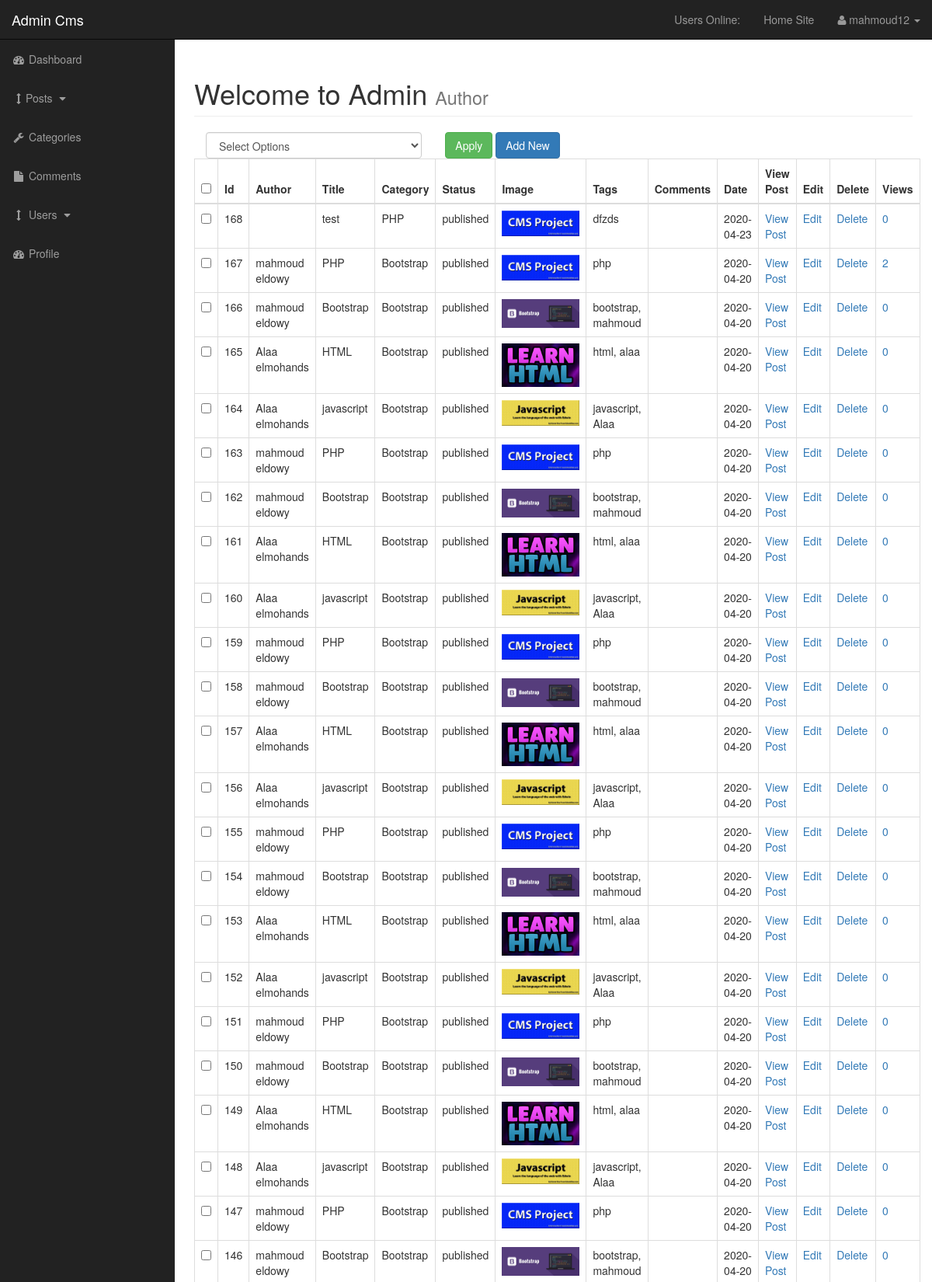
/admin/posts.php (signed in, upper part), run on the app's committed database.
### tables this page shows
CREATE TABLE `posts` (
  `post_id` int(3) NOT NULL,
  `post_category_id` int(3) NOT NULL,
  `post_title` varchar(255) NOT NULL,
  `post_author` varchar(255) NOT NULL,
  `post_user` varchar(255) NOT NULL,
  `post_date` date NOT NULL,
  `post_image` text NOT NULL,
  `post_content` text NOT NULL,
  `post_tags` varchar(255) NOT NULL,
  `post_comment_count` varchar(255) NOT NULL,
  `post_status` varchar(255) NOT NULL DEFAULT 'draft',
  `post_views_count` int(11) NOT NULL
);

CREATE TABLE `categories` (
  `cat_id` int(11) NOT NULL,
  `cat_title` varchar(255) NOT NULL
);

### admin/includes/view_all_posts.php (the view, shortened to what this page needs)
                <form action="" method='post'>
        <table class="table table-bordered table-hover">
            <div id="bulkOptionContainer" class="col-xs-4">
                <select class="form-control" name="bulk_options" id="">
                    <option value="">Select Options</option>
                </select>
            </div>
            <div class="col-xs-4">
                <input type="submit" name="submit" class="btn btn-success" value="Apply">
                <a class="btn btn-primary" href="posts.php?source=add_post">Add New</a>
            </div>
            <thead>
                <tr>
                    <th><input id="selectAllBoxes" type="checkbox"></th>
                    <th>Id</th>
                    <th>Author</th>
                    <th>Title</th>
                    <th>Category</th>
                    <th>Status</th>
                    <th>Image</th>
                    <th>Tags</th>
                    <th>Comments</th>
                    <th>Date</th>
                    <th>View Post</th>
                    <th>Edit</th>
                    <th>Delete</th>
                    <th>Views</th>
                </tr>
                </thead>
                <tbody>
    <?php
    $query = "SELECT * FROM posts ORDER BY post_id DESC ";
    $select_posts = mysqli_query($connection,$query);
    while($row = mysqli_fetch_assoc($select_posts )) {
        $post_id = $row['post_id'];
        $post_author = $row['post_author'];
        $post_title = $row['post_title'];
        $post_category_id = $row['post_category_id'];
        $post_status = $row['post_status'];
        $post_image = $row['post_image'];
        $post_tags = $row['post_tags'];
        $post_comment_count = $row['post_comment_count'];
        $post_date = $row['post_date'];
        $post_views_count = $row['post_views_count'];
        echo "<tr>";
        ?>
        <td><input class='checkBoxes' type='checkbox' name='checkBoxArray[]' value='<?php echo $post_id; ?>'></td>
        <?php
        echo "<td>$post_id </td>";
        echo "<td>$post_author</td>";
        echo "<td>$post_title</td>";
        $query = "SELECT * FROM categories WHERE cat_id = {$post_category_id} ";
        $select_categories_id = mysqli_query($connection, $query);
        while ($row = mysqli_fetch_assoc($select_categories_id)) {
            $cat_title = $row['cat_title'];
            echo "<td>$cat_title</td>";
        }
        echo "<td>$post_status</td>";
        echo "<td><img width='100' src='../images/$post_image' alt='image'></td>";
        echo "<td>$post_tags</td>";
        echo "<td>$post_comment_count</td>";
        echo "<td>$post_date </td>";
        echo "<td><a href='../post.php?p_id={$post_id}'>View Post</a></td>";
        echo "<td><a  href='posts.php?source=edit_post&p_id={$post_id}'>Edit</a></td>";
        echo "<td><a onClick=\"javascript: return confirm('Are you sure you want to delete'); \" href='posts.php?delete={$post_id}'>Delete</a></td>";
        echo "<td><a  href='posts.php?reset={$post_id}'>$post_views_count</a></td>";
        echo "</tr>";
    }
    ?>
    </tbody>
</table>

### admin/includes/admin_header.php (shortened to what this page needs)
<!DOCTYPE html>
<html lang="en">
<head>
    <link href="css/bootstrap.min.css" rel="stylesheet">
    <link href="css/sb-admin.css" rel="stylesheet">
    <link href="font-awesome/css/font-awesome.min.css" rel="stylesheet" type="text/css">
    <link href="css/styles.css" rel="stylesheet">
</head>
<body>
    <div id="wrapper">

### admin/includes/admin_navigation.php (shortened to what this page needs)
<nav class="navbar navbar-inverse navbar-fixed-top" role="navigation">
    <div class="navbar-header">
        <a class="navbar-brand" href="#">Admin Cms</a>
    </div>
    <ul class="nav navbar-right top-nav">
        <li><a href="#">Users Online: <span class="usersonline"></span></a></li>
        <li><a href="../index.php">Home Site</a></li>
        <li class="dropdown">
            <a href="#" class="dropdown-toggle" data-toggle="dropdown"><i class="fa fa-user"></i>
                <?php
                if (isset($_SESSION['username'])){
                    echo $_SESSION['username'];
                }
                ?>
                <b class="caret"></b></a>
        </li>
    </ul>
    <div class="collapse navbar-collapse navbar-ex1-collapse">
        <ul class="nav navbar-nav side-nav">
            <li>
                <a href="index.php"><i class="fa fa-fw fa-dashboard"></i> Dashboard</a>
            </li>
            <li>
                <a href="javascript:;" data-toggle="collapse" data-target="#posts_dropdown"><i class="fa fa-fw fa-arrows-v"></i>Posts <i class="fa fa-fw fa-caret-down"></i></a>
            </li>
            <li>
                <a href="./categories.php"><i class="fa fa-fw fa-wrench"></i> Categories</a>
            </li>
            <li class="">
                <a href="comments.php"><i class="fa fa-fw fa-file"></i> Comments</a>
            </li>
            <li>
                <a href="javascript:;" data-toggle="collapse" data-target="#demo"><i class="fa fa-fw fa-arrows-v"></i> Users <i class="fa fa-fw fa-caret-down"></i></a>
            </li>
            <li>
                <a href="profile.php"><i class="fa fa-fw fa-dashboard"></i> Profile</a>
            </li>
        </ul>
    </div>
</nav>

### admin/posts.php (shortened to what this page needs)
<?php include("includes/admin_header.php"); ?>
<?php include("includes/admin_navigation.php"); ?>
<div id="page-wrapper">
    <div class="container-fluid">
        <div class="row">
            <div class="col-lg-12">
                <h1 class="page-header">
                    Welcome to Admin
                    <small>Author</small>
                </h1>
                <?php
                if(isset($_GET['source'])){
                    $source = $_GET['source'];
                } else {
                    $source = '';
                }
                switch($source) {
                    default:
                        include "includes/view_all_posts.php";
                        break;
                }
                ?>
            </div>
        </div>
    </div>
</div>
<?php include("includes/admin_footer.php"); ?>

### admin/includes/admin_footer.php (shortened to what this page needs)
  </div>
</body>
</html>

### admin/css/sb-admin.css (style rules this page uses)
body { margin-top: 100px; background-color: #222; }
@media (min-width:768px) { body { margin-top: 50px; } }
#wrapper { padding-left: 0; }
#page-wrapper { width: 100%; padding: 0; background-color: #fff; }
@media (min-width:768px) { #wrapper { padding-left: 225px; } }
@media (min-width:768px) { #page-wrapper { padding: 10px; } }
.top-nav { padding: 0 15px; }
.top-nav>li { display: inline-block; float: left; }
.top-nav>li>a { padding-top: 15px; padding-bottom: 15px; line-height: 20px; color: #999; }
@media (min-width:768px) { .side-nav { position: fixed; top: 51px; left: 225px; width: 225px; margin-left: -225px; border: none; border-radius: 0; overflow-y: auto; background-color: #222; } }
@media (min-width:768px) { .side-nav>li>a { width: 225px; } }

### data on the page
posts: post_id "168", post_title "test", post_status "published", post_image (picture), post_tags "dfzds", post_date "2020-04-23", post_views_count "0"
categories: cat_title "PHP"
posts: post_id "167", post_author "mahmoud eldowy", post_title "PHP", post_status "published", post_image (picture), post_tags "php", post_date "2020-04-20", post_views_count "2"
categories: cat_title "Bootstrap"
posts: post_id "166", post_author "mahmoud eldowy", post_title "Bootstrap", post_status "published", post_image (picture), post_tags "bootstrap, mahmoud", post_date "2020-04-20", post_views_count "0"
posts: post_id "165", post_author "Alaa elmohands", post_title "HTML", post_status "published", post_image (picture), post_tags "html, alaa", post_date "2020-04-20", post_views_count "0"
posts: post_id "164", post_author "Alaa elmohands", post_title "javascript", post_status "published", post_image (picture), post_tags "javascript, Alaa", post_date "2020-04-20", post_views_count "0"
posts: post_id "163", post_author "mahmoud eldowy", post_title "PHP", post_status "published", post_image (picture), post_tags "php", post_date "2020-04-20", post_views_count "0"
posts: post_id "162", post_author "mahmoud eldowy", post_title "Bootstrap", post_status "published", post_image (picture), post_tags "bootstrap, mahmoud", post_date "2020-04-20", post_views_count "0"
posts: post_id "161", post_author "Alaa elmohands", post_title "HTML", post_status "published", post_image (picture), post_tags "html, alaa", post_date "2020-04-20", post_views_count "0"
posts: post_id "160", post_author "Alaa elmohands", post_title "javascript", post_status "published", post_image (picture), post_tags "javascript, Alaa", post_date "2020-04-20", post_views_count "0"
posts: post_id "159", post_author "mahmoud eldowy", post_title "PHP", post_status "published", post_image (picture), post_tags "php", post_date "2020-04-20", post_views_count "0"
posts: post_id "158", post_author "mahmoud eldowy", post_title "Bootstrap", post_status "published", post_image (picture), post_tags "bootstrap, mahmoud", post_date "2020-04-20", post_views_count "0"
posts: post_id "157", post_author "Alaa elmohands", post_title "HTML", post_status "published", post_image (picture), post_tags "html, alaa", post_date "2020-04-20", post_views_count "0"
posts: post_id "156", post_author "Alaa elmohands", post_title "javascript", post_status "published", post_image (picture), post_tags "javascript, Alaa", post_date "2020-04-20", post_views_count "0"
posts: post_id "155", post_author "mahmoud eldowy", post_title "PHP", post_status "published", post_image (picture), post_tags "php", post_date "2020-04-20", post_views_count "0"
posts: post_id "154", post_author "mahmoud eldowy", post_title "Bootstrap", post_status "published", post_image (picture), post_tags "bootstrap, mahmoud", post_date "2020-04-20", post_views_count "0"
posts: post_id "153", post_author "Alaa elmohands", post_title "HTML", post_status "published", post_image (picture), post_tags "html, alaa", post_date "2020-04-20", post_views_count "0"
posts: post_id "152", post_author "Alaa elmohands", post_title "javascript", post_status "published", post_image (picture), post_tags "javascript, Alaa", post_date "2020-04-20", post_views_count "0"
posts: post_id "151", post_author "mahmoud eldowy", post_title "PHP", post_status "published", post_image (picture), post_tags "php", post_date "2020-04-20", post_views_count "0"
posts: post_id "150", post_author "mahmoud eldowy", post_title "Bootstrap", post_status "published", post_image (picture), post_tags "bootstrap, mahmoud", post_date "2020-04-20", post_views_count "0"
posts: post_id "149", post_author "Alaa elmohands", post_title "HTML", post_status "published", post_image (picture), post_tags "html, alaa", post_date "2020-04-20", post_views_count "0"
posts: post_id "148", post_author "Alaa elmohands", post_title "javascript", post_status "published", post_image (picture), post_tags "javascript, Alaa", post_date "2020-04-20", post_views_count "0"
posts: post_id "147", post_author "mahmoud eldowy", post_title "PHP", post_status "published", post_image (picture), post_tags "php", post_date "2020-04-20", post_views_count "0"
posts: post_id "146", post_author "mahmoud eldowy", post_title "Bootstrap", post_status "published", post_image (picture), post_tags "bootstrap, mahmoud", post_date "2020-04-20", post_views_count "0"

### other printed values
$_SESSION['username'] "mahmoud12"
